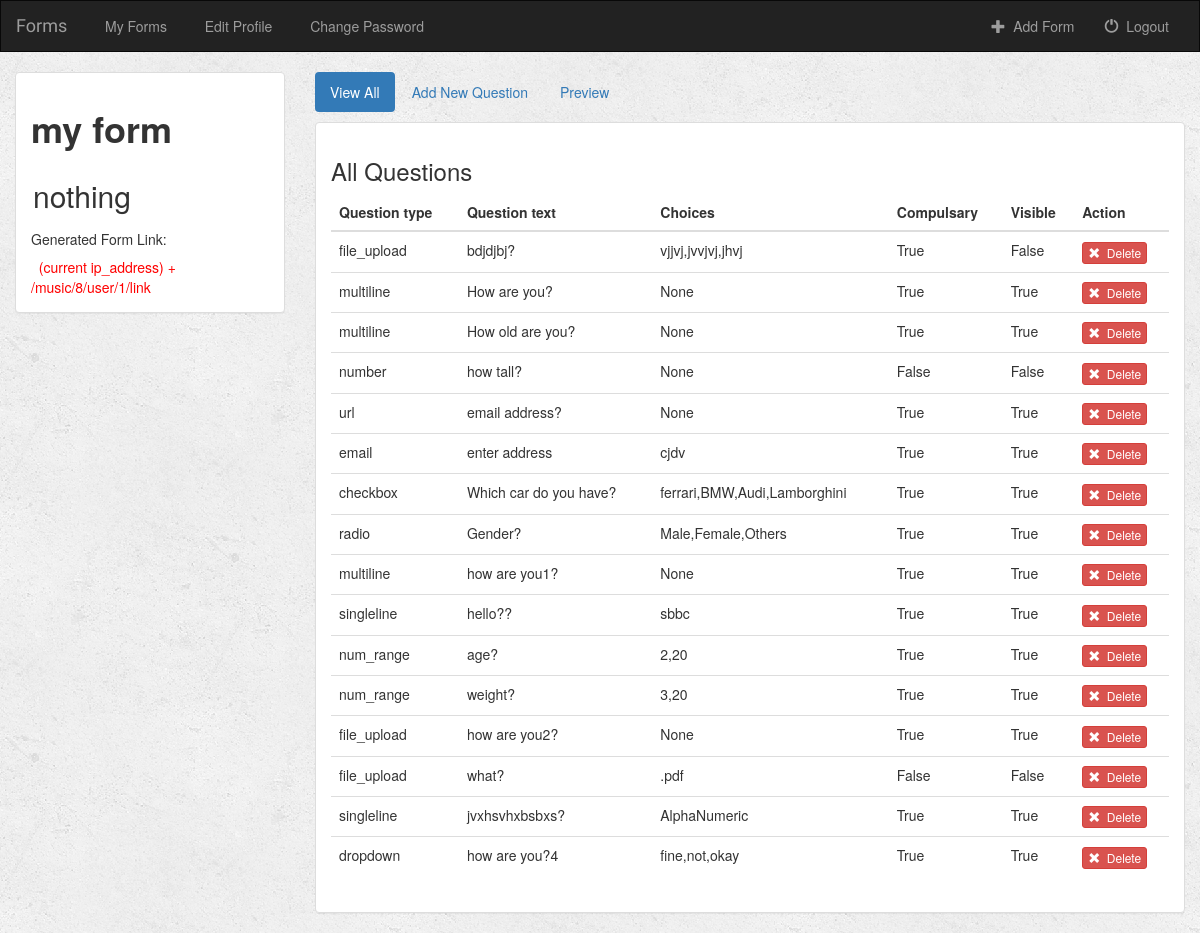
The app's page /music/8/ (signed in) with its own data.
### music/models.py (models this page shows, shortened)
class Gform(models.Model):
    user = models.ForeignKey(User, default=1)
    gform_name = models.CharField(max_length=50,default="")
    gform_desc = models.CharField(max_length=500,default="")
    def __str__(self):
        return self.gform_name + " " + self.gform_desc

class Question(models.Model):
    gform = models.ForeignKey(Gform, on_delete=models.CASCADE, default=1)
    ques_type = models.CharField(max_length=50, choices=TYPE_CHOICES, default="multiline")
    ques_text = models.CharField(max_length=500)
    choices = models.CharField(max_length=500,default="")
    is_req = models.BooleanField(default=False)
    is_vis = models.BooleanField(default=False)

### music/views.py (the view)
# urls.py: url(r'^(?P<gform_id>[0-9]+)/$', views.detail, name='detail'),
def detail(request, gform_id):
    if not request.user.is_authenticated():
        return render(request, 'music/login.html')
    else:
        user = request.user
        gform = get_object_or_404(Gform, pk=gform_id)
        return render(request, 'music/detail.html', {'gform': gform, 'user': user})

### music/templates/music/detail.html (shortened to what this page needs)
{% extends 'music/base.html' %}
{% block body %}
<div class="container-fluid songs-container">
    <div class="row">
        <div class="col-sm-4 col-md-3">
            <div class="panel panel-default">
                <div class="panel-body">
                    <ul class="nav nav-pills">
                        <li role="presentation">  <h1> <b> {{ gform.gform_name }} </b></h1> </li>
                        <li role="presentation"> <h2> {{ gform.gform_desc }} </h2> </li>
                    </ul>
                         <h5> Generated Form Link: </h5>
                        <font color="red"> &nbsp; (current ip_address) + <br>{{ request.get_full_path }}user/{{ user.id }}/link </font>
                </div>
            </div>
        </div>
        <div class="col-sm-8 col-md-9">
            <ul class="nav nav-pills" style="margin-bottom: 10px;">
                <li role="presentation" class="active"><a href="{% url 'music:detail' gform.id %}">View All</a></li>
                <li role="presentation"><a href="{% url 'music:create_question' gform.id %}">Add New Question</a></li>
                <li role="presentation"><a href="{% url 'music:filler' gform.id user.id  %}">Preview</a></li>
            </ul>
            <div class="panel panel-default">
                <div class="panel-body">
                    <h3>All Questions</h3>
                    <div class="table-responsive">
                        <div style="overflow-x:auto;">
                    <table class="table">
                        <thead>
                        <tr>
                            <th>Question type</th>
                            <th>Question text</th>
                            <th> Choices </th>
                            <th>Compulsary</th>
                            <th>Visible</th>
                            <th>Action</th>
                        </tr>
                        </thead>
                        <tbody>
                        {% for question in gform.question_set.all %}
                            <tr>
                                <td>{{ question.ques_type }}</td>
                                <td>
                                    {{ question.ques_text }}
                                </td>
                                <td>
                                   {{ question.choices }}
                                </td>
                                <td>
                                {% if question.is_req %} True
                                {% else %} False
                                {% endif %}</td>
                                <td>
                                    {% if question.is_vis %} True
                                {% else %} False
                                {% endif %}
                                </td>
                                <td> <form action="{% url 'music:delete_question' gform.id question.id %}" method="post" style="display: inline;">
                                        <button type="submit" class="btn btn-danger btn-xs">
                                            <span class="glyphicon glyphicon-remove"></span>&nbsp; Delete
                                        </button>
                                    </form>
                                   </td>
                            </tr>
                        {% endfor %}
                        </tbody>
                    </table>
                </div></div>
                </div>
            </div>
        </div>
    </div>
</div>
{% endblock %}

### music/static/music/style.css (style rules this page uses)
body { background: white url("images/background.png"); }

### records on screen
Gform: gform_name "my form", gform_desc "nothing"
Question: ques_type "file_upload", ques_text "bdjdjbj?", choices "vjjvj,jvvjvj,jhvj", is_req "True", is_vis "False"
Question: ques_type "multiline", ques_text "How are you?", choices "None", is_req "True", is_vis "True"
Question: ques_type "multiline", ques_text "How old are you?", choices "None", is_req "True", is_vis "True"
Question: ques_type "number", ques_text "how tall?", choices "None", is_req "False", is_vis "False"
Question: ques_type "url", ques_text "email address?", choices "None", is_req "True", is_vis "True"
Question: ques_type "email", ques_text "enter address", choices "cjdv", is_req "True", is_vis "True"
Question: ques_type "checkbox", ques_text "Which car do you have?", choices "ferrari,BMW,Audi,Lamborghini", is_req "True", is_vis "True"
Question: ques_type "radio", ques_text "Gender?", choices "Male,Female,Others", is_req "True", is_vis "True"
Question: ques_type "multiline", ques_text "how are you1?", choices "None", is_req "True", is_vis "True"
Question: ques_type "singleline", ques_text "hello??", choices "sbbc", is_req "True", is_vis "True"
Question: ques_type "num_range", ques_text "age?", choices "2,20", is_req "True", is_vis "True"
Question: ques_type "num_range", ques_text "weight?", choices "3,20", is_req "True", is_vis "True"
Question: ques_type "file_upload", ques_text "how are you2?", choices "None", is_req "True", is_vis "True"
Question: ques_type "file_upload", ques_text "what?", choices ".pdf", is_req "False", is_vis "False"
Question: ques_type "singleline", ques_text "jvxhsvhxbsbxs?", choices "AlphaNumeric", is_req "True", is_vis "True"
Question: ques_type "dropdown", ques_text "how are you?4", choices "fine,not,okay", is_req "True", is_vis "True"

### other values on screen
{{ request.get_full_path }} "/music/8/"
{{ user.id }} "1"
